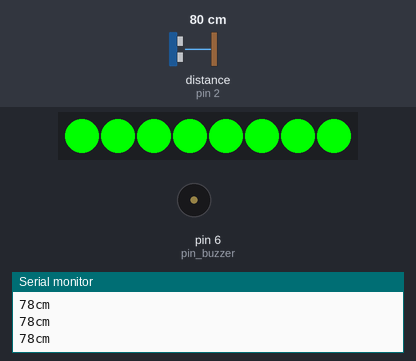
Recording of a sketch running on a simulated Arduino Uno, built with avr-gcc and run on an emulated ATmega328P. Shown: 8 RGB LEDs in strip order, left to right, buzzer (waves = sounding), the last lines printed to the serial monitor. Wiring (inferred from the names in the program): ultrasonic range finder: trigger pin 3; echo pin 2. The inputs (shaded band) are chosen by the test bench; at power-on: distance to the obstacle (sensor on pin 2) 80 cm. The echo pulse lasts 58.3 µs per cm.

Above: at 1.2 s.
1.3 s: distance to the obstacle (sensor on pin 2) set to 45 cm
2.8 s: distance to the obstacle (sensor on pin 2) set to 37 cm
At 3.31 s:
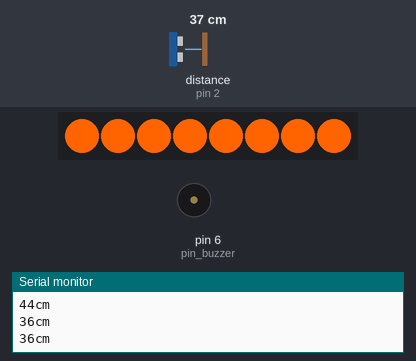
5.0 s: distance to the obstacle (sensor on pin 2) set to 2 cm
At 6.5 s:
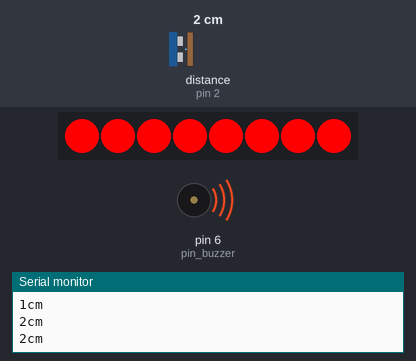
7.0 s: distance to the obstacle (sensor on pin 2) set to 24 cm
8.5 s: distance to the obstacle (sensor on pin 2) set to 30 cm
At 9.13 s:
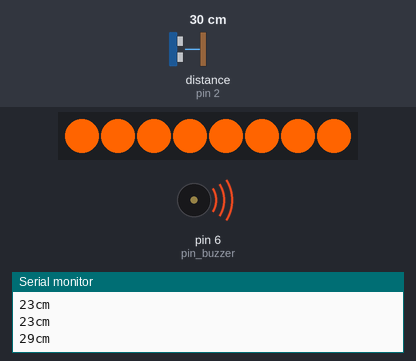
11.3 s: distance to the obstacle (sensor on pin 2) set to 4 cm
At 12.0 s:
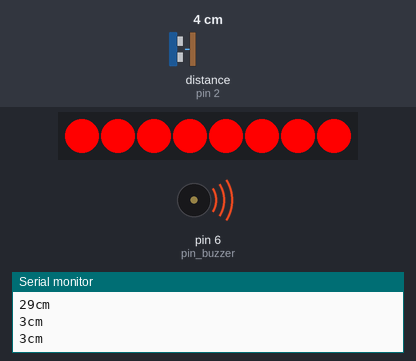
Timing chart, 0 to 19.7 s (numbered marks = the images above; inputs shaded):
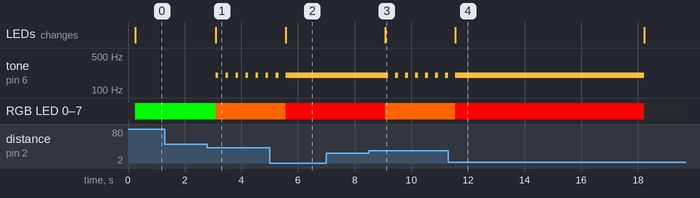

The sketch:

SensorAparcacoches-V2_Neopixel.ino
```cpp
/*
* CONFIGURACION DE LA DISTRIBUCION DE PINES
*/
#include <Adafruit_NeoPixel.h>
#define pin_trig_sensor 3
#define pin_echo_sensor 2
#define pin_neo 8
#define pin_buzzer 6
/*
* CONFIGURACION DE LAS VARIABLES
*/
#define limite_rojo 25
#define limite_verde 40
#define numero_pixeles 8
/*
* PROGRAMA
*/
int contadorVerde = 0;    //Variable utiizada para temporizar el tiempo que lleva consecutivo en estado verde
int contadorNaranja = 0;  //Variable utiizada para temporizar el tiempo que lleva consecutivo en estado naranja
int contadorRojo = 0;     //Variable utiizada para temporizar el tiempo que lleva consecutivo en estado rojo
int distancia = 0;
Adafruit_NeoPixel tira = Adafruit_NeoPixel(numero_pixeles, pin_neo, NEO_GRB + NEO_KHZ800);
void setup() {
  Serial.begin(9600);
  pinMode(pin_trig_sensor, OUTPUT);
  pinMode(pin_echo_sensor, INPUT);
  pinMode(pin_buzzer, OUTPUT);
  tira.begin();
}
void loop() {
  // Ponemos el Triiger en estado bajo y esperamos 2 ms
  digitalWrite(pin_trig_sensor, LOW);
  delayMicroseconds(2);
  // Ponemos el pin Trigger a estado alto y esperamos 10 ms
  digitalWrite(pin_trig_sensor, HIGH);
  delayMicroseconds(10);
  // Comenzamos poniendo el pin Trigger en estado bajo
  digitalWrite(pin_trig_sensor, LOW);
  unsigned long tiempo = pulseIn(pin_echo_sensor, HIGH);
  distancia = tiempo * 0.000001 * 34000 / 2.0;
  Serial.print(distancia);
  Serial.print("cm");
  Serial.println();
  delay(250);
  if (distancia > limite_verde) {
    //Ponemos a 0 los ocntadores de las otras distancias y contamos en la distancia verde
    contadorVerde = contadorVerde + 1;
    contadorNaranja = 0;
    contadorRojo = 0;
    //Si aun no ha contado 20 veces consecutivas activa el led y mantiene el buzzer descativado
    if (contadorVerde < 20) {
      tira.fill(tira.Color(0, 255, 0), 0, 8);
      tira.show();
      noTone(pin_buzzer);
      delay(100);
      //Si ya ha contado más de 20 veces consecutivas desactiva el LED
    } else {
      tira.fill(tira.Color(0, 0, 0), 0, 8);
      tira.show();
      noTone(pin_buzzer);
      delay(100);
    }
  } else if (distancia < limite_verde && distancia > limite_rojo) {
    //Ponemos a 0 los ocntadores de las otras distancias y contamos en la distancia naranja
    contadorVerde = 0;
    contadorNaranja = contadorNaranja + 1;
    contadorRojo = 0;
    //Si aun no ha contado 20 veces consecutivas activa el led y activa el buzzer a la frecuencia deseada
    if (contadorNaranja < 20) {
      tira.fill(tira.Color(255, 100, 0), 0, 8);
      tira.show();
      tone(pin_buzzer, 200, 100);
      delay(100);
      //Si ya ha contado más de 20 veces consecutivas desactiva el LED y el buzzer
    } else {
      tira.fill(tira.Color(0, 0, 0), 0, 8);
      tira.show();
      noTone(pin_buzzer);
      delay(100);
    }
  } else if (distancia < limite_rojo) {
    //Ponemos a 0 los ocntadores de las otras distancias y contamos en la distancia roja
    contadorVerde = 0;
    contadorNaranja = 0;
    contadorRojo = contadorRojo + 1;
    //Si aun no ha contado 20 veces consecutivas activa el led y activa el buzzer a la frecuencia deseada
    if (contadorRojo < 20) {
      tira.fill(tira.Color(255, 0, 0), 0, 8);
      tira.show();
      tone(pin_buzzer, 200);
      delay(100);
      //Si ya ha contado más de 20 veces consecutivas desactiva el LED y el buzzer
    } else {
      tira.fill(tira.Color(0, 0, 0), 0, 8);
      tira.show();
      noTone(pin_buzzer);
      delay(100);
    }
  }
}
```

Measured:
- the behaviour switches between 41 and 40 cm on distance to the obstacle (sensor on pin 2) (found by bisection; images 0 and 1)
- the behaviour switches between 26 and 27 cm on distance to the obstacle (sensor on pin 2) (found by bisection; images 2 and 3)
- after the input at 2.8 s, tone on pin 6 (pin_buzzer): alternates 200 Hz for 0.10 s and silent for 0.25 s, starting after 0.29 s; RGB LED 0–7: RGB(0, 255, 0) → RGB(255, 100, 0) after 0.29 s; the LEDs: change after 0.29 s (image 1)
- after the input at 5.0 s, tone on pin 6 (pin_buzzer): goes on until 5.6 s, then stays 200 Hz; RGB LED 0–7: RGB(255, 100, 0) → RGB(255, 0, 0) after 0.57 s; the LEDs: change after 0.57 s (image 2)
- after the input at 8.5 s, tone on pin 6 (pin_buzzer): alternates 200 Hz for 0.10 s and silent for 0.25 s, starting after 0.69 s; RGB LED 0–7: RGB(255, 0, 0) → RGB(255, 100, 0) after 0.59 s; the LEDs: change after 0.59 s (image 3)
- after the input at 11.3 s, the LEDs: change after 0.26 s (image 4)
